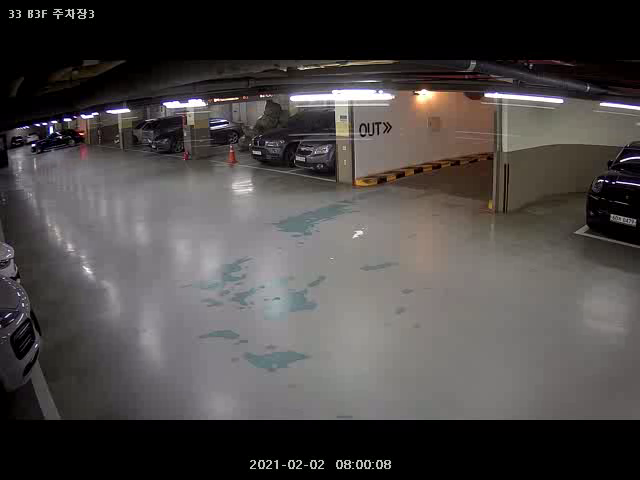
#> input picture vlcsnap-2021-02-04-10h00m02s260.png, 640 x 480 px
$ python labeling.py
#> lines starting #> are read from the running program, lines starting #| are printed output that depends on the picture; after the words box and inside, x2 and y2 are one past the last pixel; in counts of white or black regions, pixels touching at a corner belong together
import sys
import random
import numpy as np
import cv2


src = cv2.imread('vlcsnap-2021-02-04-10h00m02s260.png', cv2.IMREAD_GRAYSCALE)
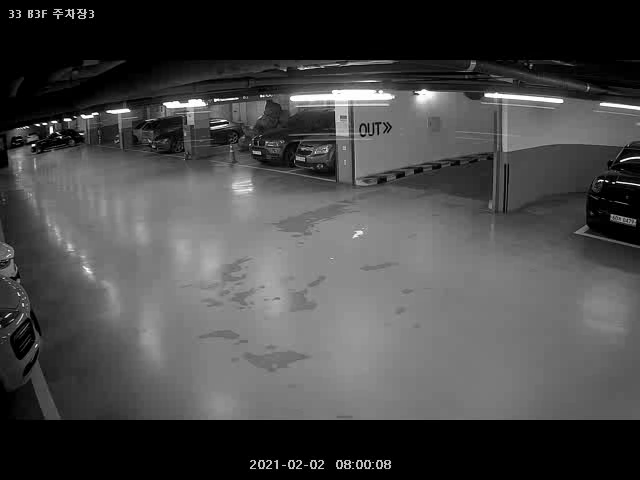
#> src: shape (480, 640); min 0, max 255, mean 71.7

if src is None:
    print('Image load failed!')
    sys.exit()

h, w = src.shape[:2]
#> h = 480; w = 640
dst1 = np.zeros((h, w, 3), np.uint8)
dst2 = np.zeros((h, w, 3), np.uint8)

# 전처리
src = cv2.blur(src, (3, 3))
_, src_bin = cv2.threshold(src, 0, 255, cv2.THRESH_OTSU)
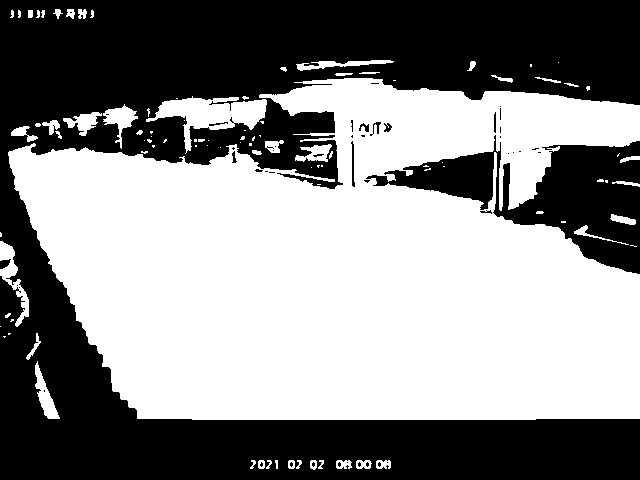
#> src_bin: shape (480, 640); 53.5% white; 46 black regions (35 under 20 px)

# 레이블링
cnt, labels, stats, centroids = cv2.connectedComponentsWithStats(src_bin)
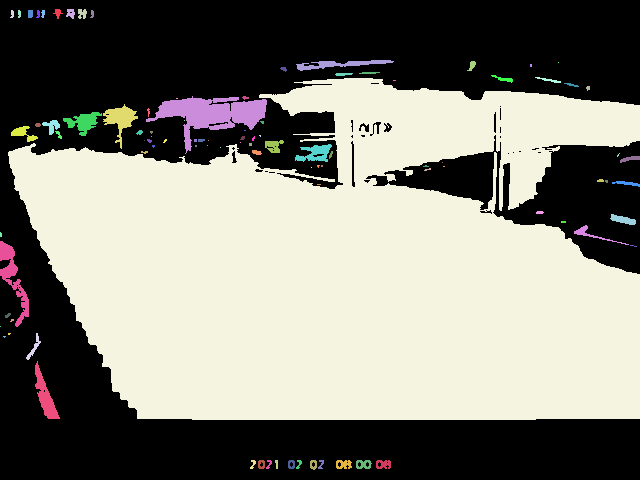
#> labels: shape (480, 640) int32; 97 distinct labels, from 0 to 96; one colour per label, 0 black
#> cnt = 97; stats = 97 rows, first 6: [0, 0, 640, 480, 142781], [53, 9, 10, 10, 47], [66, 9, 9, 10, 61], [78, 9, 9, 10, 67], [10, 10, 4, 8, 22], [18, 10, 3, 8, 21]; centroids = 97 pairs, first value 0 to 633, second value 12.57 to 464.2
for i in range(1, cnt):
    c = (random.randint(0, 255), random.randint(0, 255), random.randint(0, 255))
    dst1[labels == i] = c
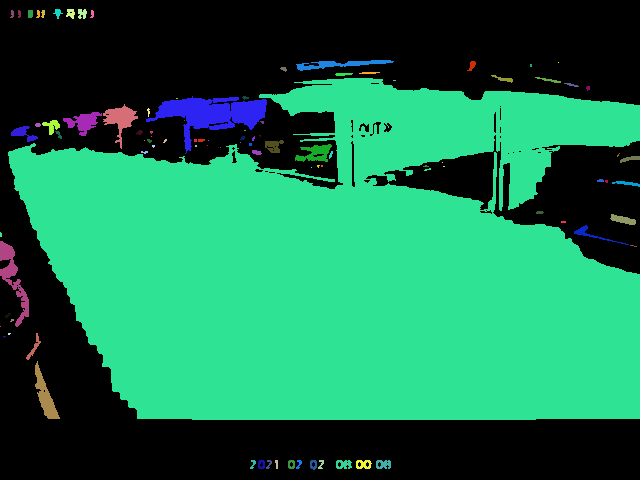
#> dst1: shape (480, 640, 3); mean of channels 0, 1, 2 79.1, 117.7, 26.2; drawn as B, G, R

# 외곽선 검출
contours, _ = cv2.findContours(src_bin, cv2.RETR_LIST, cv2.CHAIN_APPROX_NONE)
#> contours = 146 contours, 103 with area under 20; largest, box (x1, y1, x2, y2) and area: (8, 78, 640, 420) 154534, (146, 96, 267, 154) 2572, (0, 241, 29, 327) 664, (103, 104, 138, 149) 510, (35, 361, 60, 419) 490

for i in range(len(contours)):
    c = (random.randint(0, 255), random.randint(0, 255), random.randint(0, 255))
    cv2.drawContours(dst2, contours, i, c, 1)
#> this loop made 146 passes
#> c on passes 1 to 12: (245, 59, 254), (218, 19, 154), (171, 79, 85), (192, 44, 33), (43, 101, 113), (31, 197, 4), (50, 201, 148), (229, 250, 111), (216, 42, 188), (112, 133, 85), (220, 98, 183), (58, 32, 14)
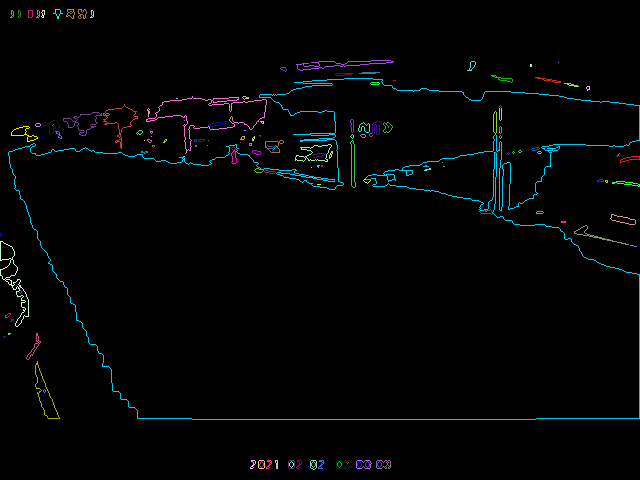
#> dst2: shape (480, 640, 3); mean of channels 0, 1, 2 4.3, 3.8, 1.9; drawn as B, G, R

cv2.imshow('src', src)
cv2.imshow('src_bin', src_bin)
cv2.imshow('dst1', dst1)
cv2.imshow('dst2', dst2)
cv2.waitKey()
cv2.destroyAllWindows()
